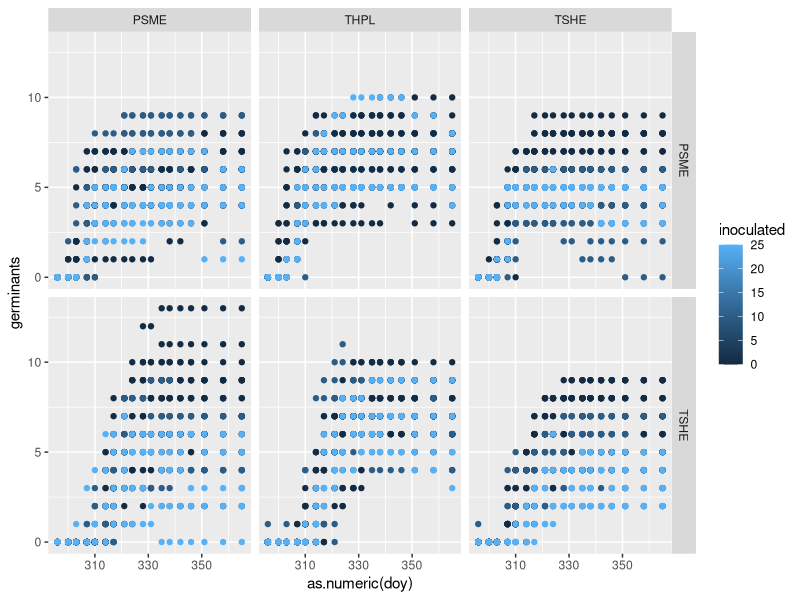
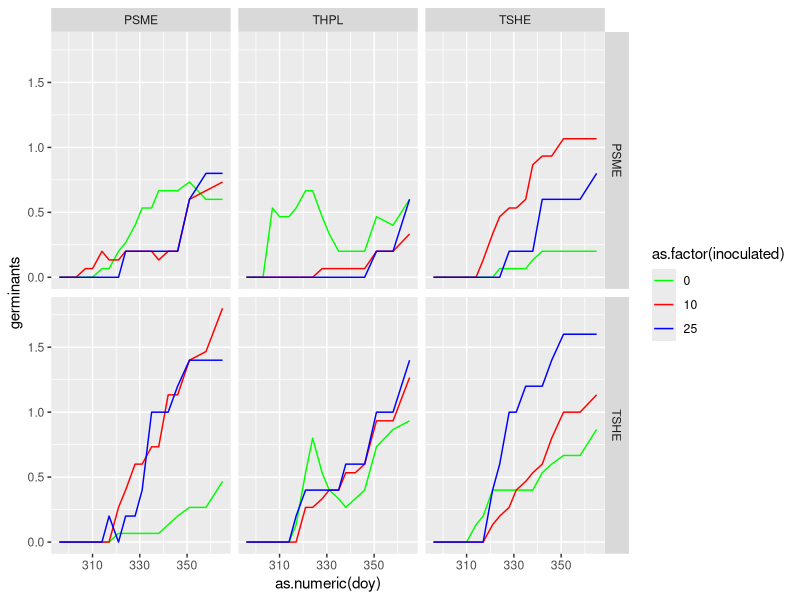
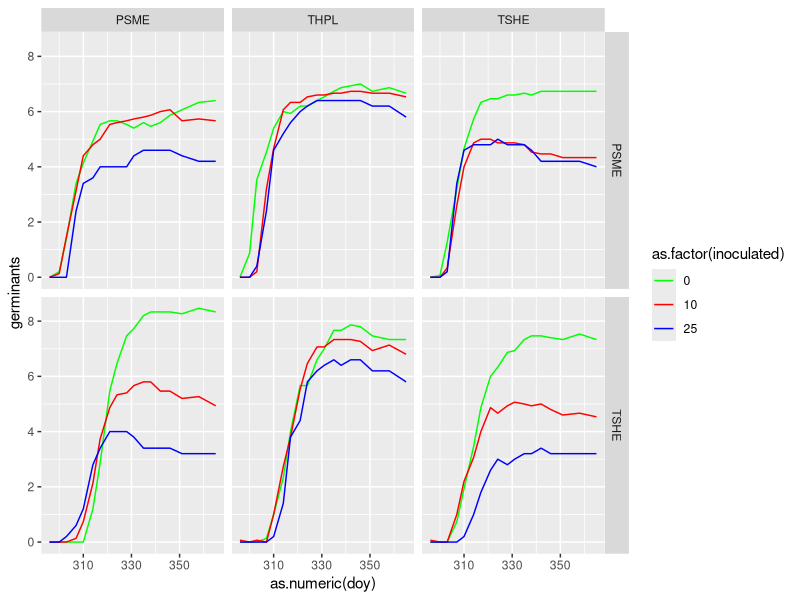
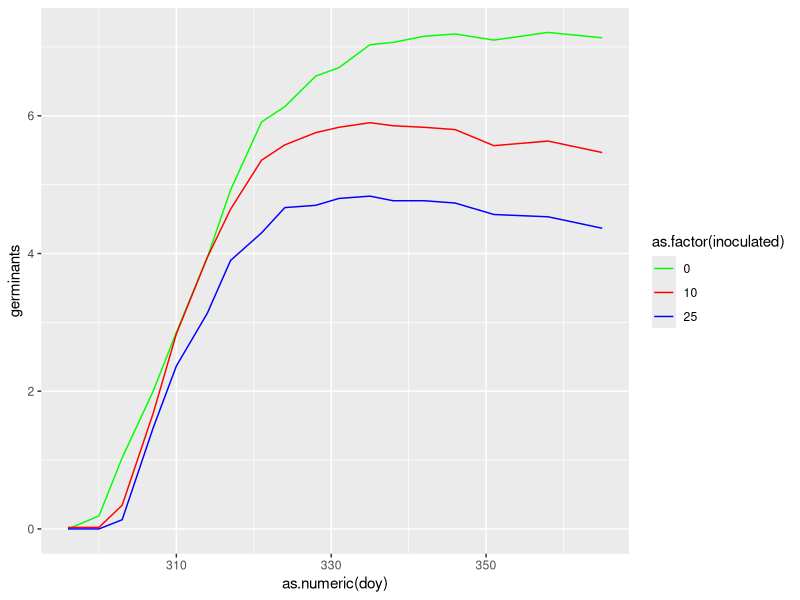
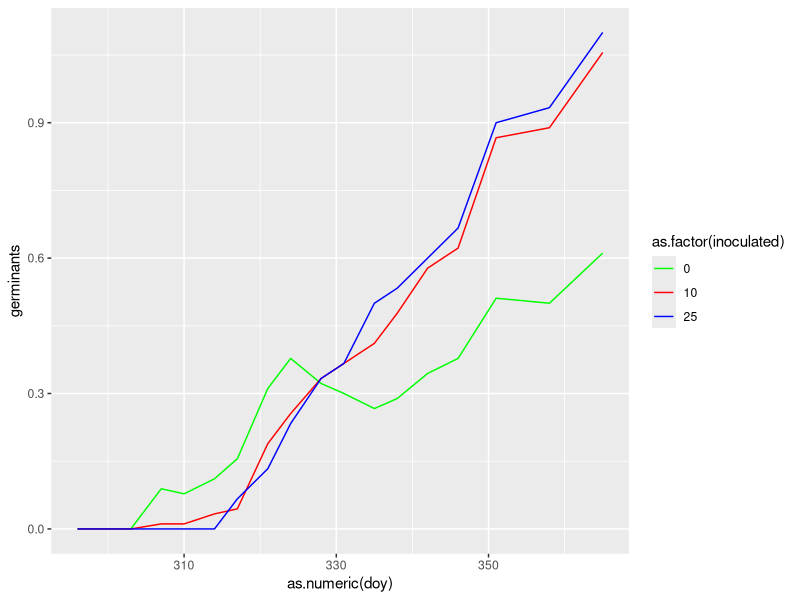

These charts were generated, in order, by the following R code:
## Started Boxing Day 2025 ##
## By Lizzie ##

## Working off germ_analysis a little ... but plotting##

# housekeeping
rm(list=ls())
options(stringsAsFactors=FALSE)

# Load libraries
library(ggplot2)
library(reshape)
library(tidyverse)

# set wd
# Update to include yours with ifelse

user <- Sys.info()[["user"]]

ifelse(
  user == "lizzie",
  "/Users/lizzie/Documents/git/projects/grephon/soilinoculation/analyses/",
  ifelse(
    user == "nolanmeier",
    "/Users/nolanmeier/git/morasoilinoculation/analyses",
    ifelse(
      user == "Xiaomao", 
      "C:/PhD/Project/morasoilinoculation/analyses",
      NA
    )
  )
)

# get the data!
# should be INPUT (not inputs)

# First, bring in full, most recent dataset (will talk to Mao about lab protocols for doing this)
seedsraw <- read.csv('inputs/germination_data_01_02.csv') # Full data set with alive and dead, from Jan. 2
seeds <- seedsraw
seeds[is.na(seeds)] <- 0 #  This works, all empty cells mean no germinants (of any kind) observed

# filter out all columns containing dead data
aliveraw <- seeds[, !grepl("dead", names(seeds))]
alive <- aliveraw

# filter out all columns containing alive data
deadraw <- seeds[, !grepl("alive", names(seeds))]
dead <- deadraw


# reshaping
library(reshape)
alivelong <-  melt(alive, id.var=c("soil_species", "seed_species", "inoculated_.", "pot", "notes"))
names(alivelong) <- c("soil_species", "seed_species", "inoculated", "pot", "notes", "doy", "germinants")

deadlong <- melt(dead, id.var=c("soil_species", "seed_species", "inoculated_.", "pot", "notes"))
names(deadlong) <- c("soil_species", "seed_species", "inoculated", "pot", "notes", "doy", "germinants")

# clean up the variable 
alivelong$doy <- substr(alivelong$doy, 2, 4)
deadlong$doy <- substr(deadlong$doy, 2, 4)
unique(alivelong$doy)

#quartz()
ggplot(alivelong, aes(x=as.numeric(doy), y=germinants, color=inoculated)) +
	geom_point() + 
	facet_grid(seed_species~soil_species)
# Hmm, this looks like a good start, but ...
	# it would be better if we summarized the data by inoluction level using ggplot stats etc.
	# would be great to work on that next if someone has time!
	# and then we could do it for dead also. 

####### Working off the above to sort by inoculation ##########
####### Dec. 29, 2025, by Nolan ########
head(alivelong)

# summarize stats by grouping by inoculation level
# plot as lines
aliveplot <- ggplot(alivelong,
       aes(x = as.numeric(doy),
           y = germinants,
           color = as.factor(inoculated),
           group = inoculated)) +
  
  stat_summary(fun = mean, geom = "line") + 
  
  # to remove error bars
  # stat_summary(
  #   fun.data = mean_se,
  #   geom = "errorbar",
  #   width = 1
  # ) + 
  
  facet_grid(seed_species ~ soil_species)
  

##### Adding to the above but trying to start with the full data set ######
###### January 2, 2025, by Nolan ######

deadplot <- ggplot(deadlong,
       aes(x = as.numeric(doy),
           y = germinants,
           color = as.factor(inoculated),
           group = inoculated)) +
  
  stat_summary(fun = mean, geom = "line") + 
  
  # to remove error bars
  # stat_summary(
  #   fun.data = mean_se,
  #   geom = "errorbar",
  #   width = 1
  # ) + 
  
  facet_grid(seed_species ~ soil_species) 

####### Jan. 11, 2026 #########
###### Nolan, working to modify graphs #######

# Set the colour scale to match the tray labels 
deadplot + scale_color_manual(values=c("green", "red", "blue"))
aliveplot + scale_color_manual(values=c("green", "red", "blue"))

##### January 16, 2026 #########
# Combining all soil/seed treatments to only show inoculation effects, Nolan
germinants_by_inoculation <- alivelong %>%
  group_by(soil_species,seed_species) %>%
  ggplot(aes(x = as.numeric(doy),
      y = germinants,
      color = as.factor(inoculated),
      group = inoculated)) +
  
  stat_summary(fun = mean, geom = "line") + 
  scale_color_manual(values=c("green", "red", "blue"))
germinants_by_inoculation  

deaths_by_inoculation <- deadlong %>%
  group_by(soil_species,seed_species) %>%
  ggplot(aes(x = as.numeric(doy),
             y = germinants,
             color = as.factor(inoculated),
             group = inoculated)) +
  
  stat_summary(fun = mean, geom = "line") + 
  scale_color_manual(values=c("green", "red", "blue"))
deaths_by_inoculation
